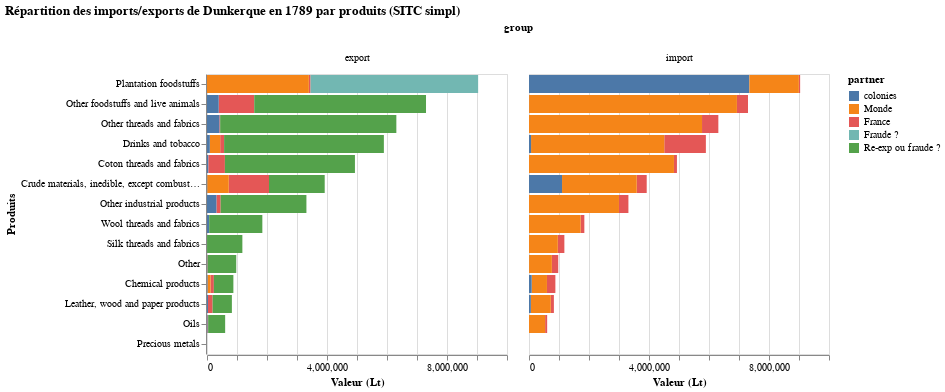

This figure's notebook cell:
### Code cell
VegaLite({
  "title": "Répartition des imports/exports de Dunkerque en 1789 par produits (SITC simpl)",
  "data": {"values": data["Dunkerque"]},
  "mark": {"type":"bar", "tooltip": {"content": "data"}},
  "encoding": {
    "x": {"field": "value", "type": "quantitative", "title": "Valeur (Lt)"},
    "column": {"field": "group"},
    "y": {"field": "product", "sort": "-x", "title": "Produits"},
    "color": {
        "field": "partner", 
        "scale": {"domain": SORT_LABELS},
        "sort": SORT_LABELS,
        "type": "nominal"
    }
  }
})

### Figure 1 — Vega-Lite specification as saved in the notebook (floating-point values rounded to 4 significant figures)
{"data": {"values": [{"group": "import", "partner": "France", "product": "Chemical products", "value": 280900.0}, {"group": "import", "partner": "Monde", "product": "Chemical products", "value": 508907}, {"group": "import", "partner": "colonies", "product": "Chemical products", "value": 89556}, {"group": "export", "partner": "France", "product": "Chemical products", "value": 111000.0}, {"group": "export", "partner": "Monde", "product": "Chemical products", "value": 101042}, {"group": "export", "partner": "colonies", "product": "Chemical products", "value": 16237}, {"group": "export", "partner": "Re-exp ou fraude ?", "product": "Chemical products", "value": 651100.0}, {"group": "import", "partner": "France", "product": "Crude materials, inedible, except combustibles", "value": 331600.0}, {"group": "import", "partner": "Monde", "product": "Crude materials, inedible, except combustibles", "value": 2490363}, {"group": "import", "partner": "colonies", "product": "Crude materials, inedible, except combustibles", "value": 1101518}, {"group": "export", "partner": "France", "product": "Crude materials, inedible, except combustibles", "value": 1341000.0}, {"group": "export", "partner": "Monde", "product": "Crude materials, inedible, except combustibles", "value": 719051}, {"group": "export", "partner": "colonies", "product": "Crude materials, inedible, except combustibles", "value": 6630}, {"group": "export", "partner": "Re-exp ou fraude ?", "product": "Crude materials, inedible, except combustibles", "value": 1857000.0}, {"group": "import", "partner": "France", "product": "Wool threads and fabrics", "value": 123728}, {"group": "import", "partner": "Monde", "product": "Wool threads and fabrics", "value": 1721100}, {"group": "export", "partner": "colonies", "product": "Wool threads and fabrics", "value": 71104}, {"group": "export", "partner": "France", "product": "Wool threads and fabrics", "value": 1376}, {"group": "export", "partner": "Re-exp ou fraude ?", "product": "Wool threads and fabrics", "value": 1772348}, {"group": "import", "partner": "France", "product": "Leather, wood and paper products", "value": 103600.0}, {"group": "import", "partner": "Monde", "product": "Leather, wood and paper products", "value": 664528}, {"group": "import", "partner": "colonies", "product": "Leather, wood and paper products", "value": 61376}, {"group": "export", "partner": "France", "product": "Leather, wood and paper products", "value": 155300.0}, {"group": "export", "partner": "colonies", "product": "Leather, wood and paper products", "value": 32319}, {"group": "export", "partner": "Re-exp ou fraude ?", "product": "Leather, wood and paper products", "value": 641900.0}, {"group": "import", "partner": "France", "product": "Plantation foodstuffs", "value": 42550}, {"group": "import", "partner": "colonies", "product": "Plantation foodstuffs", "value": 7345722}, {"group": "import", "partner": "Monde", "product": "Plantation foodstuffs", "value": 1649675}, {"group": "export", "partner": "France", "product": "Plantation foodstuffs", "value": 57275}, {"group": "export", "partner": "Monde", "product": "Plantation foodstuffs", "value": 3394711}, {"group": "export", "partner": "colonies", "product": "Plantation foodstuffs", "value": 436}, {"group": "export", "partner": "Fraude ?", "product": "Plantation foodstuffs", "value": 5585525}, {"group": "import", "partner": "France", "product": "Other", "value": 212659}, {"group": "import", "partner": "Monde", "product": "Other", "value": 760882}, {"group": "import", "partner": "colonies", "product": "Other", "value": 1353}, {"group": "export", "partner": "France", "product": "Other", "value": 14280.0}, {"group": "export", "partner": "colonies", "product": "Other", "value": 8932}, {"group": "export", "partner": "Re-exp ou fraude ?", "product": "Other", "value": 951700.0}, {"group": "import", "partner": "France", "product": "Silk threads and fabrics", "value": 218180}, {"group": "import", "partner": "Monde", "product": "Silk threads and fabrics", "value": 960770}, {"group": "export", "partner": "colonies", "product": "Silk threads and fabrics", "value": 2100}, {"group": "export", "partner": "Re-exp ou fraude ?", "product": "Silk threads and fabrics", "value": 1176850}, {"group": "import", "partner": "France", "product": "Other industrial products", "value": 314800.0}, {"group": "import", "partner": "Monde", "product": "Other industrial products", "value": 2999118}, {"group": "export", "partner": "France", "product": "Other industrial products", "value": 141500.0}, {"group": "export", "partner": "colonies", "product": "Other industrial products", "value": 313967}, {"group": "export", "partner": "Re-exp ou fraude ?", "product": "Other industrial products", "value": 2858000.0}, {"group": "import", "partner": "France", "product": "Oils", "value": 67870.0}, {"group": "import", "partner": "Monde", "product": "Oils", "value": 537431}, {"group": "export", "partner": "France", "product": "Oils", "value": 23530.0}, {"group": "export", "partner": "colonies", "product": "Oils", "value": 14793}, {"group": "export", "partner": "Re-exp ou fraude ?", "product": "Oils", "value": 567000.0}, {"group": "import", "partner": "France", "product": "Drinks and tobacco", "value": 1387000.0}, {"group": "import", "partner": "Monde", "product": "Drinks and tobacco", "value": 4440210}, {"group": "import", "partner": "colonies", "product": "Drinks and tobacco", "value": 68894}, {"group": "export", "partner": "France", "product": "Drinks and tobacco", "value": 130900.0}, {"group": "export", "partner": "Monde", "product": "Drinks and tobacco", "value": 345721}, {"group": "export", "partner": "colonies", "product": "Drinks and tobacco", "value": 93596}, {"group": "export", "partner": "Re-exp ou fraude ?", "product": "Drinks and tobacco", "value": 5326000.0}, {"group": "export", "partner": "Re-exp ou fraude ?", "product": "Precious metals", "value": 0}, {"group": "import", "partner": "France", "product": "Other threads and fabrics", "value": 543957}, {"group": "import", "partner": "Monde", "product": "Other threads and fabrics", "value": 5767681}, {"group": "export", "partner": "France", "product": "Other threads and fabrics", "value": 27060.0}, {"group": "export", "partner": "colonies", "product": "Other threads and fabrics", "value": 411933}, {"group": "export", "partner": "Re-exp ou fraude ?", "product": "Other threads and fabrics", "value": 5873000.0}, {"group": "import", "partner": "France", "product": "Other foodstuffs and live animals", "value": 369300.0}, {"group": "import", "partner": "Monde", "product": "Other foodstuffs and live animals", "value": 6929264}, {"group": "import", "partner": "colonies", "product": "Other foodstuffs and live animals", "value": 1736}, {"group": "export", "partner": "France", "product": "Other foodstuffs and live animals", "value": 1184000.0}, {"group": "export", "partner": "colonies", "product": "Other foodstuffs and live animals", "value": 390372}, {"group": "export", "partner": "Re-exp ou fraude ?", "product": "Other foodstuffs and live animals", "value": 5726000.0}, {"group": "import", "partner": "France", "product": "Coton threads and fabrics", "value": 99571}, {"group": "import", "partner": "Monde", "product": "Coton threads and fabrics", "value": 4831856}, {"group": "export", "partner": "colonies", "product": "Coton threads and fabrics", "value": 49084}, {"group": "export", "partner": "France", "product": "Coton threads and fabrics", "value": 547605}, {"group": "export", "partner": "Re-exp ou fraude ?", "product": "Coton threads and fabrics", "value": 4334738}]}, "encoding": {"color": {"field": "partner", "scale": {"domain": ["colonies", "Monde", "France", "Fraude ?", "Re-exp ou fraude ?"]}, "sort": ["colonies", "Monde", "France", "Fraude ?", "Re-exp ou fraude ?"], "type": "nominal"}, "column": {"field": "group"}, "x": {"field": "value", "title": "Valeur (Lt)", "type": "quantitative"}, "y": {"field": "product", "sort": "-x", "title": "Produits"}}, "mark": {"tooltip": {"content": "data"}, "type": "bar"}, "title": "Répartition des imports/exports de Dunkerque en 1789 par produits (SITC simpl)"}
